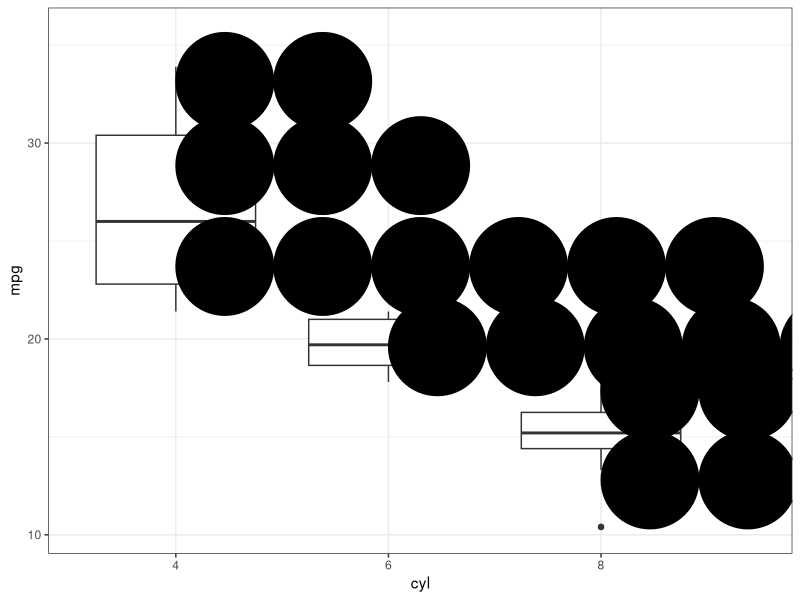

Here is the R script that generated this plot:
#ggplot : dot + box
#not working
#
library(ggplot2)
library(dplyr)

df=mtcars
catcols = c('cyl', 'vs', 'am', 'gear', 'carb')
df[,catcols] = lapply(df[,catcols], as.factor)


theme_set(theme_bw())

# plot
g <- ggplot(df, aes(x=cyl, y=mpg))
g + stat_boxplot(binwidth = 5) + geom_dotplot(binwidth = 5, stat='boxplot', stack='center', binaxis = 'y') 
?geom_boxplot
